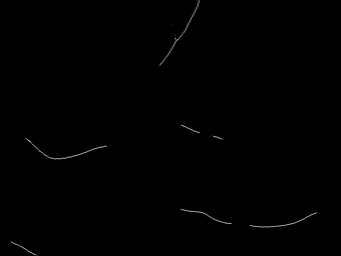
#> input picture docs/examples/skeletons/24EFCAM1_T001_L044_2024.07.18_111530_001_SMM_fake.png, 341 x 256 px
$ python -i metrics.py   (imports and definitions only)
#> lines starting #> are read from the running program, lines starting #| are printed output that depends on the picture; after the words box and inside, x2 and y2 are one past the last pixel; in counts of white or black regions, pixels touching at a corner belong together
### app/io_utils.py
"""
Crash-safe, Unicode-safe file writing and image I/O (Qt-free).

Every file the app produces (metric CSVs, masks, skeletons, GT files, sidecars)
should be written through this module so that:

* a crash, disk-full or network drop mid-write never destroys the previous
  complete file: data goes to a temp file in the same folder, is flushed and
  (by default) fsync'ed, then atomically swapped in with ``os.replace``;
* a target held open by another program (Excel keeps a CSV locked) raises
  :class:`FileLockedError`, a ``PermissionError`` whose message tells the user
  what to do, instead of an opaque ``[WinError 5]``;
* image paths with non-ASCII characters work on Windows, where ``cv2.imread`` /
  ``cv2.imwrite`` silently fail (``Données``, ``José``, CJK folder names).

``durable=True`` (the default, for hand-made data and CSVs) also survives a
power cut: the data is fsync'ed before the swap and, off Windows, the folder after it
(a rename is on disk only once its folder is; on Windows the swap itself is not forced
to disk). Bulk writers of regenerable outputs (46k generated masks) may pass
``durable=False``: still never half-written, but skips the fsyncs, which cost
0.6-4 ms per file on Windows.

A process killed mid-write leaves its hidden temp file behind;
:func:`sweep_stale_temp_files` removes such leftovers once they are old (R8).

``cv2`` and ``numpy`` are imported lazily so importing this module stays cheap.
"""

from __future__ import annotations

import hashlib
import logging
import os
import secrets
import stat
import sys
import time
import unicodedata
from collections.abc import Callable, Iterator
from contextlib import contextmanager
from typing import IO, TYPE_CHECKING, Any

if TYPE_CHECKING:  # pragma: no cover - typing only
    import numpy as np

logger = logging.getLogger(__name__)

__all__ = [
    "REPLACE_RETRY_DELAYS",
    "FileLockedError",
    "atomic_open",
    "atomic_write_bytes",
    "atomic_write_text",
    "file_stamp",
    "imdecode_bytes",
    "imread_unicode",
    "imwrite_unicode",
    "path_key",
    "same_file",
    "sha256_file",
    "sweep_stale_temp_files",
]

#: Windows errors meaning "another process has the file open":
#: ERROR_ACCESS_DENIED (os.replace over an open file), ERROR_SHARING_VIOLATION,
#: ERROR_LOCK_VIOLATION.
_LOCK_WINERRORS = frozenset({5, 32, 33})

#: Pauses (seconds) before retrying a replace that hit a lock. Antivirus and
#: search indexers hold fresh files for a few ms; Excel holds them until closed.
REPLACE_RETRY_DELAYS = (0.05, 0.1, 0.25)

_WRITE_MODES = frozenset({"w", "wb", "wt"})

# A temp file is ".<target name>.<token>.tmp", the token 8 lowercase hex digits.
# _temp_path makes the name and _is_temp_name recognises it from the same parts,
# so the stale-file sweep cannot drift from the writer (R8).
_TEMP_TOKEN_BYTES = 4  # secrets.token_hex: two hex digits per byte
_TEMP_SUFFIX = ".tmp"
_HEX_DIGITS = frozenset("0123456789abcdef")
# (X1) A temp path must fit wherever its target fits: Windows without long-path support
# allows paths of up to 259 characters (MAX_PATH less the NUL), and file names are limited
# to 255 characters on NTFS but to 255 UTF-8 bytes on ext4 and APFS (O21). The temp name is
# 14 characters longer than the target's.
_MAX_PATH_CHARS = 259
_MAX_NAME_CHARS = 255


class FileLockedError(PermissionError):
    """A write failed because another program holds the target file open."""

    # [7 lines left out: function __init__, not called in this run]

    def __str__(self) -> str:
        return self.message

    def __reduce__(self):
        return (type(self), (self.path,))


def _current_platform() -> str:
    """``sys.platform``, read through one accessor that tests replace (never ``sys``)."""
    return sys.platform


# [236 lines left out: functions path_key, same_file, file_stamp, sha256_file, _temp_path, _is_temp_name and 8 more, not called in this run]


def imread_unicode(path: str | os.PathLike[str], flags: int | None = None) -> np.ndarray | None:
    """``cv2.imread`` that also works for non-ASCII paths on Windows.

    ``flags`` defaults to ``cv2.IMREAD_COLOR``. Returns ``None`` if the file is
    missing, empty, not a file, or cannot be decoded, matching ``cv2.imread``.
    Pixels are identical to ``cv2.imread`` (same decoder).
    """
    import cv2
    import numpy as np

    try:
        data = np.fromfile(os.fspath(path), dtype=np.uint8)
    except OSError, ValueError:
        return None
    return imdecode_bytes(data, cv2.IMREAD_COLOR if flags is None else flags)


def imdecode_bytes(data: bytes | np.ndarray, flags: int) -> np.ndarray | None:
    """The decode of :func:`imread_unicode`, on a file's bytes already read (``bytes`` or the
    ``uint8`` array of ``np.fromfile``): the same ``cv2.imdecode`` with the same ``flags``, so
    the same pixels. ``None`` for empty data or data that does not decode.

    ``flags`` has no default: a grey reader must say ``cv2.IMREAD_GRAYSCALE``.
    """
#> called with data = array of shape (4476,), flags = 0
    import cv2
    import numpy as np

    if len(data) == 0:  # not ``not data``: an array has no truth value
        return None
    try:
        return cv2.imdecode(np.frombuffer(data, np.uint8), flags)
#> returned value is the input picture: shape (256, 341); min 0, max 185, mean 0.6
    except cv2.error:
        return None


# [28 lines left out: function imwrite_unicode, not called in this run]

### app/config.py
"""
Central configuration for Root-Mask-and-Skeletons.

Single source of truth for the values that were previously hardcoded and
duplicated across the inference handlers, visualization apps, and GUI
(calibration constants, network ports, model-checkpoint paths, batch sizes,
thresholds). Importing from here keeps the scientific calibration in exactly
one place — see CALIBRATION below, which the root-length/area metrics depend on.
"""

from __future__ import annotations

import logging
import os
import threading
from dataclasses import dataclass

from resources.resource_utils import project_root

logger = logging.getLogger(__name__)

# --- Repository / resource paths -------------------------------------------
# Resolve relative to this file so behavior does not depend on the current
# working directory (fixes F-005: relative CHECKPOINTS_DIR).
PROJECT_ROOT = str(project_root())
# SPROUTS_CHECKPOINTS_DIR relocates the model weights (e.g. for a pip-installed
# SPROUTS, whose PROJECT_ROOT is site-packages); same convention as app.user_paths.
CHECKPOINTS_DIR = os.environ.get("SPROUTS_CHECKPOINTS_DIR") or os.path.join(
    PROJECT_ROOT, "checkpoints"
)
MASK_WEIGHTS_PATH = os.path.join(CHECKPOINTS_DIR, "mask_weights", "best_mask_model_V5.pth")
SKELETONIZER_DIR = os.path.join(CHECKPOINTS_DIR, "skeletonizer")
SKELETON_WEIGHTS_PATH = os.path.join(SKELETONIZER_DIR, "latest_net_G.pth")


@dataclass(frozen=True)
class Calibration:
    """
    Physical calibration of the imaging system.

    The camera captures a fixed physical field of view (FOV). The pixel<->mm
    conversion is derived from the FOV and the *actual* image/mask resolution,
    NOT from any hardcoded pixel dimension — this is what makes the metrics
    resolution-independent (fixes F-002, where a non-640x480 mask silently
    reported an area wrong by the square of the resolution ratio).

    The default is the frame of the Bartz BTC-100X minirhizotron camera with its I-CAP
    capture software, 18 mm x 13.5 mm at 640 x 480 px (Rajurkar et al. 2022, Plant Methods
    18:39): square pixels, 0.028125 mm. A project can state its own field of view in
    ``sprouts_project.json`` (:mod:`app.calibration`, O3).
    """

    fov_width_mm: float = 18.0
    fov_height_mm: float = 13.5

    def mm_per_px(self, width_px: int, height_px: int) -> tuple[float, float]:
        """Return (x, y) mm-per-pixel for an image of the given resolution."""
        return self.fov_width_mm / float(width_px), self.fov_height_mm / float(height_px)

    # [4 lines left out: function area_per_px_mm2, not called in this run]


CALIBRATION = Calibration()

# --- Visualization servers --------------------------------------------------
DASH_HOST = "127.0.0.1"  # loopback only: the dashboards are never exposed to the network
DASH_LENGTH_PORT = 8050
DASH_AREA_PORT = 8051

# --- Inference / batching ---------------------------------------------------
# Per-sample VRAM budget for the skeletonizer at 256x256 RGB. Originally
# measured as ~5 GB / 64 = 80 MB/sample under fp16/bf16 autocast; the fp32 path
# measures ~53 MiB/sample (audit PI-07), so 80 MB is a conservative estimate.
# Used to auto-size the skeleton batch to the GPU instead of hardcoding 64
# (which left a 16 GB card at ~5 GB used).
_SKELETON_BYTES_PER_SAMPLE = 80 * 1024 * 1024
_SKELETON_BATCH_DEFAULT = 64

# CPU fallback batches. Cancel is checked between batches, so a CPU batch must
# take a second or two, not ~10 s (audit wf2 R2: 16 masks = 11 s, 64 skeletons
# = 9 s on CPU, longer than the 5 s the window waits on close). BatchNorm runs in
# eval mode, but on a GPU the batch size can still change outputs slightly (cuDNN
# picks kernels per batch shape; docs/KNOWN_ISSUES.md #7).
MASK_BATCH_SIZE_CPU = 4
SKELETON_BATCH_SIZE_CPU = 8


# [36 lines left out: functions _cuda_usable, _auto_skeleton_batch, not called in this run]


_skeleton_batch: int | None = None
_skeleton_batch_lock = threading.Lock()


# [12 lines left out: function get_skeleton_batch_size, not called in this run]


# Lazily computed module attributes (PEP 562). ``SKELETON_BATCH_SIZE`` used to be
# computed at import, which imported torch and created a CUDA context for every
# importer of this module (including the Qt-free GT core). It stays importable
# (``from app.config import SKELETON_BATCH_SIZE``) but is resolved on access.
_LAZY_ATTRIBUTES = {"SKELETON_BATCH_SIZE": get_skeleton_batch_size}


def __getattr__(name: str) -> int:
    try:
        factory = _LAZY_ATTRIBUTES[name]
    except KeyError:
        raise AttributeError(f"module {__name__!r} has no attribute {name!r}") from None
    return factory()


def __dir__() -> list[str]:
    return sorted([*globals(), *_LAZY_ATTRIBUTES])


MASK_BATCH_SIZE = 16  # GPU; on CPU min(MASK_BATCH_SIZE, MASK_BATCH_SIZE_CPU) is used
MASK_THRESHOLD = 0.5  # sigmoid threshold for binarizing the mask model output

# Size (width, height) of the skeletonizer's saved output: the CROP_SIZE (256)
# square network output stretched by 1/ASPECT_RATIO (4/3) horizontally in
# skeleton_inference.save_image. Corrected skeletons default to the same size.
SKELETON_OUTPUT_SIZE = (341, 256)

# --- Project folder layout --------------------------------------------------
# Folders created next to the images (see app/project_layout.py, the one place
# that turns these into paths).
MASK_DIRNAME = "mask"  # masks: generated and traced, <stem>.png
SKELETONS_DIRNAME = "skeletons"  # generated skeletons, <stem>_fake.png

# Image files the library lists and the mask generator reads (lower case;
# compare with ``name.lower()``).
IMAGE_EXTENSIONS = (".png", ".jpg", ".jpeg")


def is_image_file(name: str) -> bool:
    """True if ``name`` has one of :data:`IMAGE_EXTENSIONS` (case-insensitive)."""
    return name.lower().endswith(IMAGE_EXTENSIONS)


# --- Output filenames / CSV schema -----------------------------------------
ROOT_LENGTHS_CSV = "root_lengths.csv"
ROOT_AREAS_CSV = "root_areas.csv"
LENGTH_VALUE_COLUMN = "Length (mm)"
AREA_VALUE_COLUMN = "Area (mm²)"
#: Last column of both CSVs: the row was measured from the GT file (``gt``) or the
#: prediction (``prediction``); owner decision O1 (WG-T8). ``[5]`` and ``Error`` at ``[6]``
#: keep their places.
SOURCE_COLUMN = "Source"
LENGTH_CSV_HEADERS = [
    "Image",
    "Tube",
    "Position",
    "Date",
    "Time",
    LENGTH_VALUE_COLUMN,
    "Error",
    SOURCE_COLUMN,
]
AREA_CSV_HEADERS = [
    "Image",
    "Tube",
    "Position",
    "Date",
    "Time",
    AREA_VALUE_COLUMN,
    "Error",
    SOURCE_COLUMN,
]

# --- Class labels (GT for training) -----------------------------------------
# Multi-class class labels (ground truth), independent of every ML model in the
# app (see docs/superpowers/specs/2026-09-22-multiclass-labels-design.md).
GT_DIRNAME = "gt"
GT_CLASSES_FILENAME = "classes.json"
GT_META_CHUNK = "sprouts_gt"
GT_BACKGROUND_ID = 0
GT_IGNORE_ID = 255
GT_UNKNOWN_COLOR = "#808080"
DEFAULT_GT_CLASSES = (
    {"id": 1, "key": "root", "name": "Root", "color": "#5fd6a0", "retired": False},
    {"id": 2, "key": "nodule", "name": "Nodule", "color": "#ff7eb6", "retired": False},
    {"id": 3, "key": "root_tip", "name": "Root tip", "color": "#ffd166", "retired": False},
    {"id": 255, "key": "ignore", "name": "Ignore", "color": "#8a8f98", "retired": False},
)

### resources/resource_utils.py
"""The single resolver for files shipped with the app (themes, icons, config defaults).

Paths are resolved against the project root, never the working directory, so the
app starts the same way from a shortcut, another folder or a console entry point:

* development - the repository root (the parent of this ``resources/`` folder);
* PyInstaller - the bundle directory ``sys._MEIPASS``.
"""

from __future__ import annotations

import os
import sys
from pathlib import Path

# abspath, not resolve(): keep mapped/subst drive letters instead of UNC or target paths.
_REPO_ROOT = Path(os.path.abspath(__file__)).parent.parent


def project_root() -> Path:
    """Directory that shipped resources are relative to (bundle dir when frozen)."""
    bundle = getattr(sys, "_MEIPASS", None)
    return Path(bundle) if bundle else _REPO_ROOT


# [7 lines left out: function resource_path, not called in this run]


# Backward-compatible name used by existing callers.
get_resource_path = resource_path

### app/inference/metrics.py
"""
Shared root-metric primitives (length & area).

This module unifies logic that was previously duplicated, near-identically,
across the former ``root_length_inference_handler`` and ``root_area_inference_handler``
modules (since removed): filename parsing, the per-image worker and CSV writing (the
QThread driver is now :mod:`app.inference.metric_thread`). It also fixes the
calibration science:

* Area (``root_area_mm2``) is computed from the mask's *actual* resolution and
  the physical field of view, so a mask that is not 640x480 no longer reports an
  area wrong by the square of the resolution ratio (F-002).

* Length (``root_length_mm``) uses the corner-count estimator of Vossepoel &
  Smeulders (1982): 0.980 per orthogonal step, 1.406 per diagonal step and -0.091 per
  change of direction, on the m-adjacent 8-connected skeleton (a junction's diagonal is
  not counted on top of its two orthogonal steps), with the per-axis pixel pitch (O12,
  audit X1). It is unbiased on average over all directions (-2.0 % to +1.0 % by direction;
  a perfectly horizontal or vertical line reads 2.0 % short). It replaces the Freeman
  weights (1, sqrt(2)), which read about 5 % long; before those, the raw pixel *count* read
  15-20 % short (F-003). The default pixels are square (18 x 13.5 mm at 640 x 480); a
  non-square project calibration (``sprouts_project.json``, O3) uses each axis's own pitch.
  For non-square pixels the step weights are applied per axis, an extension of the
  square-grid estimator: by direction -2.0 to +1.3 % at 18 x 13 mm, -2.9 to +3.3 % at a
  20 % difference.
"""

from __future__ import annotations

import csv
import logging
import math
import os
import queue
import threading
from collections.abc import Callable
from concurrent.futures import Future, ThreadPoolExecutor
from typing import NamedTuple

import cv2
import numpy as np

from app import config
from app.config import AREA_VALUE_COLUMN, LENGTH_VALUE_COLUMN, Calibration
from app.io_utils import atomic_open, imdecode_bytes, imread_unicode
from app.masks.store import MASK_THRESHOLD
from app.naming import parse_image_name as _parse_name

logger = logging.getLogger(__name__)

# The app's default field of view as this module bound it before O3; kept importable for code
# that reads ``metrics.CALIBRATION`` (a benchmark imports this module). The functions read
# ``config.CALIBRATION`` at call time instead.
CALIBRATION = config.CALIBRATION

# --------------------------- image -> binary -------------------------------


def _mostly_white(binary: np.ndarray) -> bool:
    """``np.mean(binary) > 127`` for a 0/255 image, in exact integers (R6).

    The mean is ``255 * white / size``: comparing ``255 * white`` with ``127 * size``
    decides the same, without summing every pixel as float64.
    """
    return cv2.countNonZero(binary) * 255 > 127 * binary.size


def _read_grey(path: str, data: bytes | None) -> np.ndarray | None:
    """The grey image at ``path``, or decoded from ``data`` (the file's bytes, already read).

    Both decode with the same ``cv2.imdecode`` as :func:`app.io_utils.imread_unicode`, so
    the pixels are identical; ``None`` when nothing can be decoded (empty ``data`` too).
    """
    if data is None:
        return imread_unicode(path, cv2.IMREAD_GRAYSCALE)
    return imdecode_bytes(data, cv2.IMREAD_GRAYSCALE)


def preprocess_image(image_path: str, *, data: bytes | None = None) -> np.ndarray:
    """Read an image and return its 1px skeleton (uint8 0/255).

    ``data``: the file's bytes, already read (Measure reads each input once, R5).

    Otsu threshold, inverted when mostly white, then thinned (skimage's Zhang
    method). The result is the same, pixel for pixel, as the former
    ``skeletonize(binary / 255)``: nonzero is foreground either way, but the
    float64 copy and the int64 temporary are gone (R6, ~1.5 ms per 640 x 480).
    An image without foreground comes back empty without thinning (the same pixels:
    thinning only removes foreground); most predictions of a project are empty.
    """
    # Imported here: scikit-image (and scipy behind it) stays out of the app's start-up.
    from skimage.morphology import skeletonize

    img = _read_grey(image_path, data)
    if img is None:
        raise FileNotFoundError(f"Could not read image: {os.path.basename(image_path)}")
    _, binary = cv2.threshold(img, 0, 255, cv2.THRESH_BINARY + cv2.THRESH_OTSU)
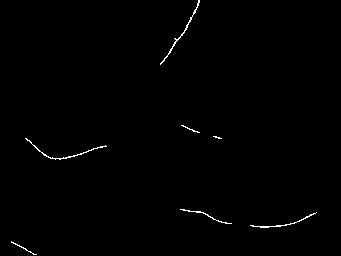
#> binary: shape (256, 341); 0.56% white in thin lines or dots, all inside (x1, y1, x2, y2) = (11, 0, 317, 255)
    if _mostly_white(binary):
        binary = 255 - binary
    if not cv2.countNonZero(binary):
        return np.zeros(binary.shape, np.uint8)
    skeleton = np.asarray(skeletonize(binary > 0), dtype=bool)
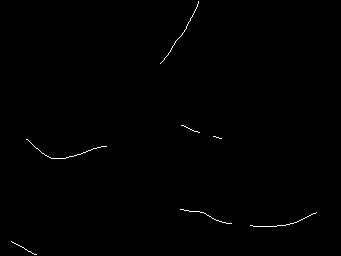
#> skeleton: shape (256, 341) bool; 0.36% white in thin lines or dots, all inside (x1, y1, x2, y2) = (11, 1, 317, 255)
    return skeleton.view(np.uint8) * np.uint8(255)


# [9 lines left out: function _load_mask_and_grey_flag, not called in this run]


def load_mask(image_path: str, *, data: bytes | None = None) -> np.ndarray:
    """Read a mask image and return a binary (0/255) array (``data``: its bytes, read)."""
    return _load_mask_and_grey_flag(image_path, data)[0]


# ----------------------------- metrics -------------------------------------


# Vossepoel & Smeulders (1982), CGIP 20:347-364, the "corner count estimator" recommended by
# Dorst & Smeulders (1987), CVGIP 40:311-333, eq. 24: L = 0.980 n_e + 1.406 n_o - 0.091 n_c.
VS_ORTHOGONAL = 0.980
VS_DIAGONAL = 1.406
VS_CORNER = 0.091

# code(p) = sum of 2**k over the set 8-neighbours of p: k = 0 E, 1 NE, 2 N, 3 NW, 4 W, 5 SW, 6 S, 7 SE
_NEIGHBOUR_CODE = np.array([[8, 4, 2], [16, 0, 1], [32, 64, 128]], np.float32)


def _corner_lut() -> np.ndarray:
    """1 for a neighbour code whose pixel is a corner: exactly two m-adjacent neighbours,
    not on opposite sides (the chain code changes value there)."""
    lut = np.zeros(256, np.uint8)
    for code in range(256):
        bits = [(code >> k) & 1 for k in range(8)]
        # a diagonal neighbour that shares a 4-neighbour in the skeleton is not m-adjacent
        for k in (1, 3, 5, 7):
            if bits[k] and (bits[k - 1] or bits[(k + 1) % 8]):
                bits[k] = 0
        steps = [k for k in range(8) if bits[k]]
        lut[code] = len(steps) == 2 and steps[1] - steps[0] != 4
    return lut


_CORNER_LUT = _corner_lut()


class SkeletonSteps(NamedTuple):
    horizontal: int  # 4-adjacent pairs along x
    vertical: int  # 4-adjacent pairs along y
    diagonal: int  # m-adjacent diagonal pairs (no shared 4-neighbour in the skeleton)
    corners: int  # pixels where the 8-connected step changes direction


# [43 lines left out: functions skeleton_arc_length_px, root_length_mm, root_area_mm2, not called in this run]


# Backwards-compatible aliases (kept so existing imports keep working).
def calculate_root_length(skeleton: np.ndarray) -> float:
    return root_length_mm(skeleton)


def calculate_root_area(mask: np.ndarray) -> float:
    return root_area_mm2(mask)


# ----------------------------- filename ------------------------------------


# [37 lines left out: functions parse_image_name, _error_text, _size_text, not called in this run]


#: The largest file a run's ``memo`` keeps: the empty predictions a model writes are a few
#: hundred bytes, one file content per project.
_MEMO_MAX_BYTES = 1024


# [147 lines left out: functions _metric_row, length_row, area_row, write_metric_csv, _sort_key, _task_bounds, not called in this run]


#: How often :func:`run_metric_pool` asks ``should_stop`` while no task ends: a Cancel waits
#: about this, plus the image each task is measuring, never for a whole run of images.
_STOP_POLL_S = 0.02


# [83 lines left out: functions _next_finished, run_metric_pool, not called in this run]

>>> result = preprocess_image('../../docs/examples/skeletons/24EFCAM1_T001_L044_2024.07.18_111530_001_SMM_fake.png')
